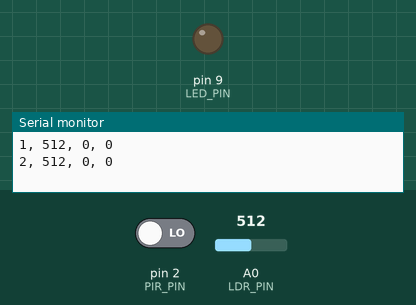
The sketch below on a simulated Arduino Uno, built with avr-gcc and run on an emulated ATmega328P. On the bench: output pins drawn as LEDs (lit = HIGH), the last lines printed to the serial monitor. The inputs (shaded band) are chosen by the test bench; at power-on: pin 2 (PIR_PIN) LOW, A0 (LDR_PIN) = 512.

Above: at 1.8 s.
1.9 s: pin 2 (PIR_PIN) driven HIGH
At 3.2 s:
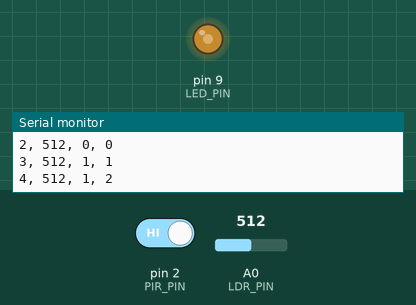
3.5 s: A0 (LDR_PIN) set to 306
At 4.8 s:
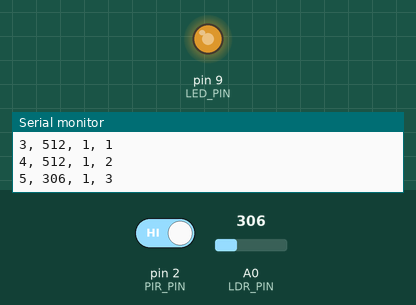
5.5 s: A0 (LDR_PIN) set to 122
At 6.3 s:
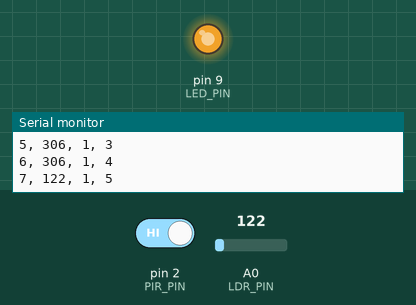
7.5 s: A0 (LDR_PIN) set to 900
At 9.1 s:
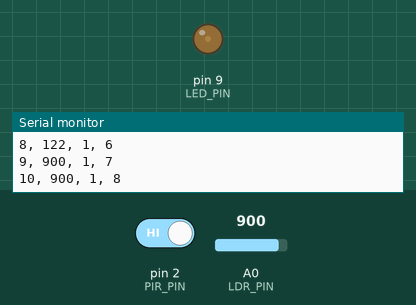
9.5 s: A0 (LDR_PIN) set to 511
At 10.6 s:
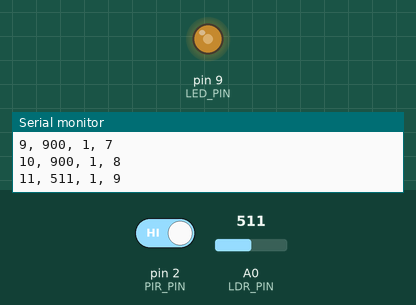
Timing chart, 0 to 12.5 s (numbered marks = the images above; inputs shaded):
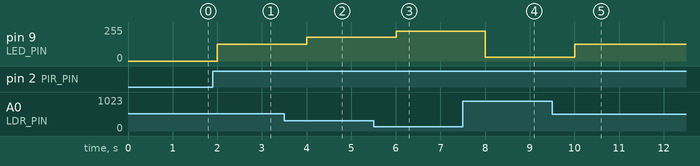

Measured:
- after the input at 1.9 s, pin 9 (LED_PIN): 0/255 → 127/255 after 0.10 s
- after the input at 3.5 s, pin 9 (LED_PIN): 127/255 → 178/255 after 0.50 s
- after the input at 5.5 s, pin 9 (LED_PIN): 178/255 → 224/255 after 0.50 s
- after the input at 7.5 s, pin 9 (LED_PIN): 224/255 → 30/255 after 0.51 s
- after the input at 9.5 s, pin 9 (LED_PIN): 30/255 → 127/255 after 0.51 s

The sketch:

smart_lighting.ino
```cpp
#define LDR_PIN A0
#define PIR_PIN 2
#define LED_PIN 9

// declaring the variables


int timeLedIsOn = 0;
int currentTime = 0;

void setup() {
  Serial.begin(9600);
  pinMode(PIR_PIN, INPUT);
  pinMode(LED_PIN, OUTPUT);

}

void loop() {
  int ldrValue = analogRead(LDR_PIN);
  int pirValue = digitalRead(PIR_PIN);
  if (pirValue == 1){
    int brightness = 255 - (ldrValue/1023.0 * 255);
    analogWrite(LED_PIN, brightness);
    timeLedIsOn++;
  }
  else {
    analogWrite(LED_PIN, 0);
  }
  currentTime++;
  Serial.print(currentTime);
  Serial.print(", ");
  Serial.print(ldrValue);
  Serial.print(", ");
  Serial.print(pirValue);
  Serial.print(", ");
  Serial.println(timeLedIsOn);
  delay(1000);
}
```
